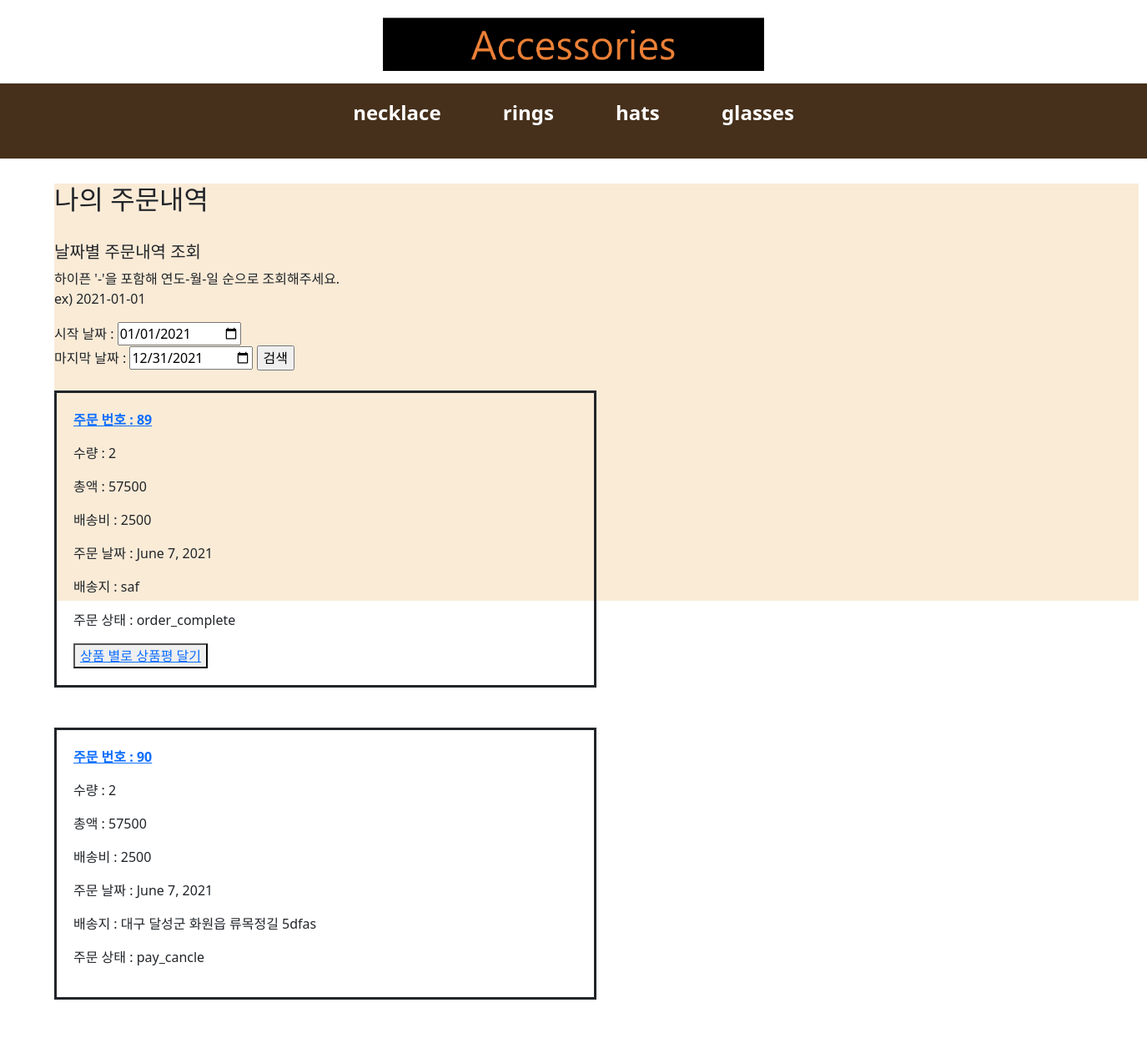
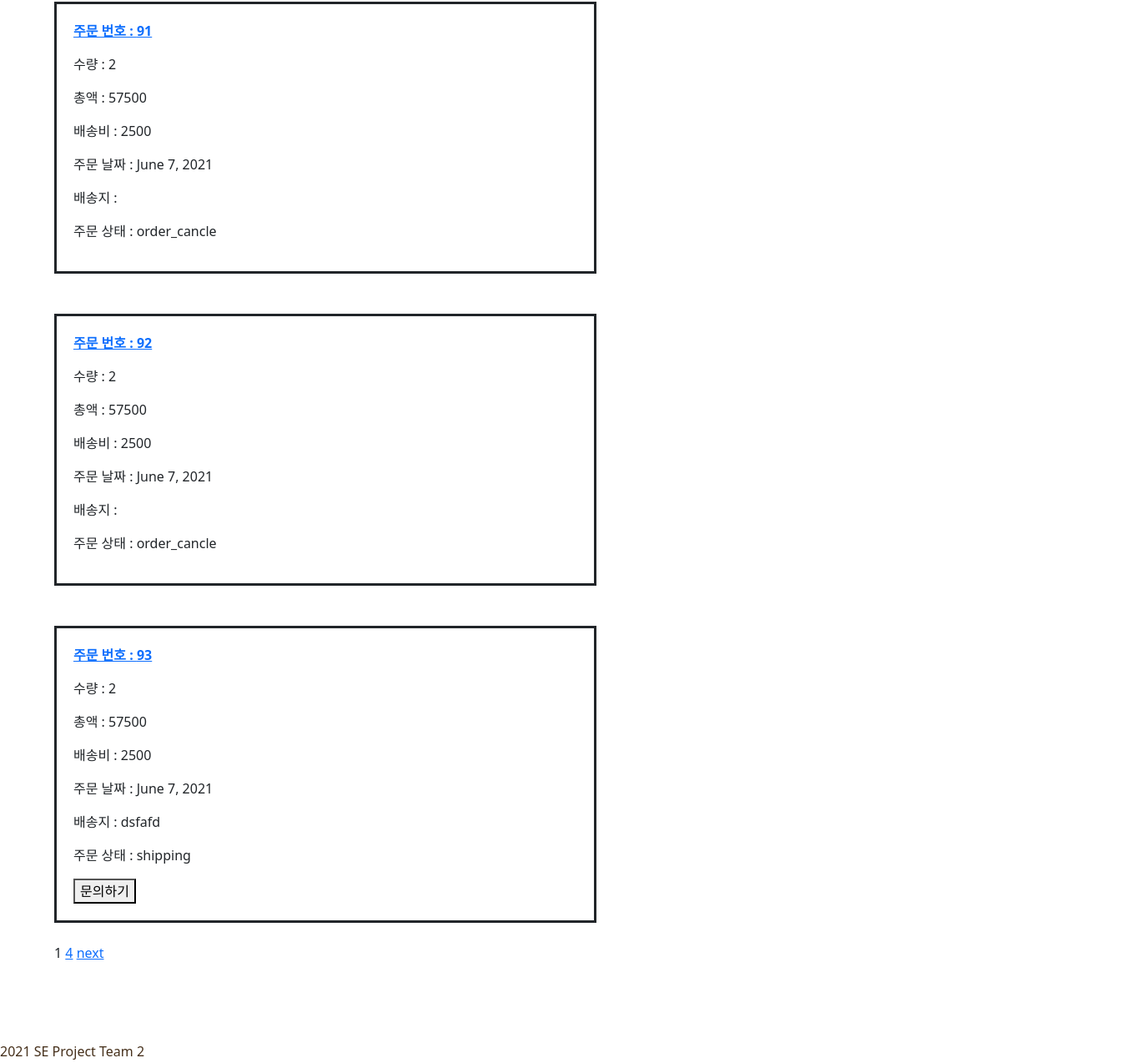
Page /order/myOrder/ (signed in) on the committed database (2 pictures, top to bottom).
### orderApp/models.py (models this page shows)
class Order(models.Model):
    CATEGORY_CHOICES=(
        ('order_continue', 'order_continue'),
        ('order_cancle', 'order_cancle'),
        ('pay_cancle', 'pay_cancle'),
        ('pay_complete', 'pay_complete'),
        ('shipping', 'shipping'),
        ('shipping_complete', 'shipping_complete'),
        ('order_complete', 'order_complete')
    )
    order_user=models.CharField(max_length=250, blank=True)
    date_added = models.DateField(auto_now_add=True)
    total_price = models.IntegerField()
    total_quantity = models.IntegerField()
    order_state=models.CharField(max_length=20, choices=CATEGORY_CHOICES)
    total_shipping_fee=models.IntegerField()
    shipping_address=models.CharField(max_length=1000)
    coupon_id=models.CharField(max_length=1000, null=True, blank=True)
    discount_price=models.IntegerField()
    before_discount=models.IntegerField()
    class Meta:
        db_table='Order'
        ordering=['date_added']

### orderApp/views.py (the view)
# urls.py: path('myOrder/', order_views.view_myOrder, name="view_myOrder"),
def view_myOrder(request):
    cart_count=context_processors.counter(request)
    cart_count=int(cart_count)
    count={'cart_count':cart_count}
    user_id=request.session.get('user_id')
    orders=Order.objects.filter(order_user=user_id)
    paginator=Paginator(orders, 5)
    page=request.GET.get('page')
    posts=paginator.get_page(page)
    for order in orders:
        if order.order_state == 'order_continue':
            order.order_state='order_cancle'
            order.save()
    return render(request, 'my_order.html', {'count':count, 'posts':posts})

### cartApp/context_processors.py (called while the page is built)
def counter(request):
    item_count=0
    if 'admin' in request.path:
        return {}
    else:
        try:
            cart= Cart.objects.filter(cart_id=request.session.get('user_id'))
            cart_items = CartItem.objects.all().filter(cart=cart[:1])
            for cart_item in cart_items:
                item_count+=cart_item.quantity
        except Cart.DoesNotExist:
            item_count=0
    return item_count

### orderApp/templates/my_order.html (shortened to what this page needs)
{% extends 'base.html' %}
{% block content %}
    <section>
        <h2>나의 주문내역</h2>
        <div>
            <br>
            <h5>날짜별 주문내역 조회</h3>
                <p>하이픈 '-'을 포함해 연도-월-일 순으로 조회해주세요.
                    <br>ex) 2021-01-01
                </p>
            <form action="{% url 'order:search_order' %}" method="POST">
                시작 날짜 : <input type="date" value="{{minDate|default:'2021-01-01'}}" name="minDate" required>
                <br>마지막 날짜 : <input type="date" value="{{maxDate|default:'2021-12-31'}}" name="maxDate" required>
                <input type="submit" value="검색">
            </form>
        </div>
        <div>
            {% for order in posts%}
                <br>
                <div style="border:solid; width:50%; padding:20px;">
                    <p><strong><a href="{% url 'order:order_detail' order.id %}">주문 번호 : {{order.id}}</a></strong></p>
                    <p>수량 : {{order.total_quantity}}</p>
                    <p>총액 : {{order.total_price}}</p>
                    <p>배송비 : {{order.total_shipping_fee}}</p>
                    <p>주문 날짜 : {{order.date_added}}</p>
                    <p>배송지 : {{order.shipping_address}}</p>
                    <p>주문 상태 : {{order.order_state}}</p>
                    {% if order.order_state == 'pay_complete' %}
                        <a href="{% url 'question:postquestion_view' %}">문의하기</a>
                    {% elif order.order_state == 'shipping' %}
                        <button>문의하기</button>
                    {% elif order.order_state == 'shipping_complete' %}
                        <button><a href="{% url 'order:user_complete_order' order.id %}">구매확정</a></button>
                    {% elif order.order_state == 'order_complete' %}
                        <button><a href="{% url 'order:order_detail' order.id %}">상품 별로 상품평 달기</a></button>
                    {% endif %}
                </div>
                <br>
            {% endfor %}
            <span>{{posts.number}}</span>
            {% if posts.has_next %}
            <a href="?page={{posts.paginator.num_pages}}">{{posts.paginator.num_pages}}</a>
            <a href="?page={{posts.next_page_number}}">next</a>
            {% endif %}
            <br><br><br><br><br><br>
        </div>
    </section>
{% endblock %}

### static/css/userMain.css (style rules this page uses)
section { position: absolute; top: 220px; height: 500px; width: 100%; }

### shoppingApp/static/css/login.css (style rules this page uses)
section { position: absolute; top: 220px; height: 500px; width: 1300px; margin-left: 65px; background-color: #FAEBD7; }

### rows in the picture
Order: id "89", total_quantity "2", total_price "57500", total_shipping_fee "2500", date_added "June 7, 2021", shipping_address "saf", order_state "order_complete", shows "상품 별로 상품평 달기"
Order: id "90", total_quantity "2", total_price "57500", total_shipping_fee "2500", date_added "June 7, 2021", shipping_address "대구 달성군 화원읍 류목정길 5dfas", order_state "pay_cancle"
Order: id "91", total_quantity "2", total_price "57500", total_shipping_fee "2500", date_added "June 7, 2021", order_state "order_cancle"
Order: id "92", total_quantity "2", total_price "57500", total_shipping_fee "2500", date_added "June 7, 2021", order_state "order_cancle"
Order: id "93", total_quantity "2", total_price "57500", total_shipping_fee "2500", date_added "June 7, 2021", shipping_address "dsfafd", order_state "shipping", shows "문의하기"

### other values in the picture
{{ posts.number }} "1"
{{ posts.paginator.num_pages }} "4"
